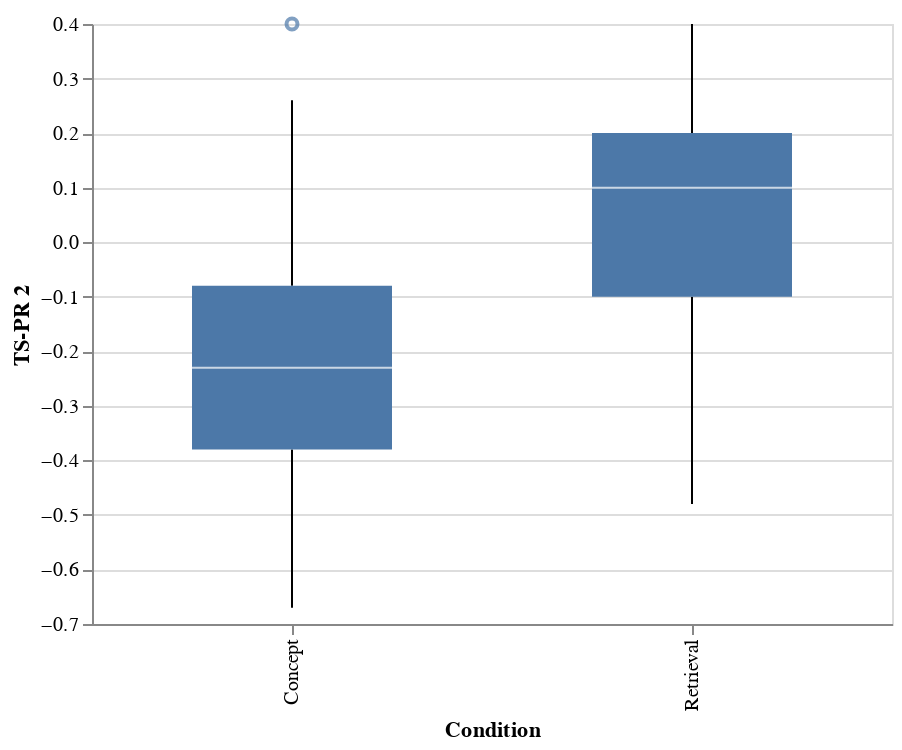

Write notebook code for a chart like this one.
### Markdown cell above
# Question 3

How good were subjects at predicting how well they would do on the follow-up learning test? Calculate a measure of how well subjects predicted their performance and interpret the value in context. (Optionally, you may want to include a visualization as well.)

### Code cell
# YOUR CODE HERE
#c = a-b --> get the diff (cant do it inside Chart func)


df_kb["TS-PR 2"] = df_kb["TS2"] -  df_kb["PR2"]

print(df_kb.groupby("Condition")["TS-PR 2"].describe())
Chart(df_kb).mark_boxplot(size=100).encode(
    x="Condition:O",
    y="TS-PR 2:Q",
).properties(width=400)

### Figure 1 — Vega-Lite specification as saved in the notebook (floating-point values rounded to 4 significant figures)
{"config": {"view": {"continuousWidth": 400, "continuousHeight": 300}}, "data": {"name": "data-7a8ff401d48080de2620d26a3c22c9e4"}, "mark": {"type": "boxplot", "size": 100}, "encoding": {"x": {"field": "Condition", "type": "ordinal"}, "y": {"field": "TS-PR 2", "type": "quantitative"}}, "width": 400, "$schema": "https://vega.github.io/schema/vega-lite/v4.17.0.json", "datasets": {"data-7a8ff401d48080de2620d26a3c22c9e4": [{"ID": "KB1", "Age": 18, "Gender": "Female", "Date.P1": "11/21/16", "Date.P2": "11/28/16", "Condition": "Concept", "IC.1": 1, "IC.2": 1, "Comp.1": 1, "Comp.2": 1, "PR.1": 1.0, "PR.2": 0.8, "MCS.1": 0.75, "Scorer.1": "NK", "MCS.2": 0.67, "Scorer.2": "TT", "MCS.avg": 0.71, "R1CS.1": null, "Scorer.1.1": null, "R1CS.2": null, "Scorer.2.1": null, "R1CS.avg": null, "R2CS.1": null, "Scorer.1.2": null, "R2CS.2": null, "Scorer.2.2": null, "R2CS.avg": null, "TS.1": 0.36, "Scorer.1.3": "NK", "TS.2": 0.42, "Scorer.2.3": "MS", "TS.avg": 0.39, "Exc.1": 0, "Exc.2": 0, "Collection": 1, "PR2": 0.8, "TS2": 0.42, "TS-PR 2": -0.38}, {"ID": "KB2", "Age": 18, "Gender": "Male", "Date.P1": "11/21/16", "Date.P2": "11/28/16", "Condition": "Concept", "IC.1": 1, "IC.2": 1, "Comp.1": 1, "Comp.2": 1, "PR.1": 0.0, "PR.2": 0.7, "MCS.1": 0.4, "Scorer.1": "NK", "MCS.2": 0.367, "Scorer.2": "TT", "MCS.avg": 0.3835, "R1CS.1": null, "Scorer.1.1": null, "R1CS.2": null, "Scorer.2.1": null, "R1CS.avg": null, "R2CS.1": null, "Scorer.1.2": null, "R2CS.2": null, "Scorer.2.2": null, "R2CS.avg": null, "TS.1": 0.48, "Scorer.1.3": "MS", "TS.2": 0.36, "Scorer.2.3": "NK", "TS.avg": 0.42, "Exc.1": 0, "Exc.2": 0, "Collection": 1, "PR2": 0.7, "TS2": 0.36, "TS-PR 2": -0.34}, {"ID": "KB3", "Age": 18, "Gender": "Male", "Date.P1": "11/21/16", "Date.P2": "11/28/16", "Condition": "Concept", "IC.1": 1, "IC.2": 1, "Comp.1": 1, "Comp.2": 1, "PR.1": 0.0, "PR.2": 0.7, "MCS.1": 0.433, "Scorer.1": "NK", "MCS.2": 0.55, "Scorer.2": "MS", "MCS.avg": 0.4915, "R1CS.1": null, "Scorer.1.1": null, "R1CS.2": null, "Scorer.2.1": null, "R1CS.avg": null, "R2CS.1": null, "Scorer.1.2": null, "R2CS.2": null, "Scorer.2.2": null, "R2CS.avg": null, "TS.1": 0.08, "Scorer.1.3": "NK", "TS.2": 0.08, "Scorer.2.3": "MS", "TS.avg": 0.08, "Exc.1": 0, "Exc.2": 0, "Collection": 1, "PR2": 0.7, "TS2": 0.08, "TS-PR 2": -0.62}, {"ID": "KB4", "Age": 19, "Gender": "Female", "Date.P1": "11/21/16", "Date.P2": "11/28/16", "Condition": "Concept", "IC.1": 1, "IC.2": 1, "Comp.1": 1, "Comp.2": 1, "PR.1": 0.0, "PR.2": 0.7, "MCS.1": 0.317, "Scorer.1": "NK", "MCS.2": 0.333, "Scorer.2": "MS", "MCS.avg": 0.325, "R1CS.1": null, "Scorer.1.1": null, "R1CS.2": null, "Scorer.2.1": null, "R1CS.avg": null, "R2CS.1": null, "Scorer.1.2": null, "R2CS.2": null, "Scorer.2.2": null, "R2CS.avg": null, "TS.1": 0.44, "Scorer.1.3": "MS", "TS.2": 0.42, "Scorer.2.3": "NK", "TS.avg": 0.43, "Exc.1": 0, "Exc.2": 0, "Collection": 1, "PR2": 0.7, "TS2": 0.42, "TS-PR 2": -0.28}, {"ID": "KB5", "Age": 19, "Gender": "Female", "Date.P1": "11/22/16", "Date.P2": "11/29/16", "Condition": "Concept", "IC.1": 1, "IC.2": 1, "Comp.1": 1, "Comp.2": 1, "PR.1": 0.0, "PR.2": 0.95, "MCS.1": 0.683, "Scorer.1": "NK", "MCS.2": 0.717, "Scorer.2": "MS", "MCS.avg": 0.7, "R1CS.1": null, "Scorer.1.1": null, "R1CS.2": null, "Scorer.2.1": null, "R1CS.avg": null, "R2CS.1": null, "Scorer.1.2": null, "R2CS.2": null, "Scorer.2.2": null, "R2CS.avg": null, "TS.1": 0.26, "Scorer.1.3": "NK", "TS.2": 0.28, "Scorer.2.3": "MS", "TS.avg": 0.27, "Exc.1": 0, "Exc.2": 0, "Collection": 1, "PR2": 0.95, "TS2": 0.28, "TS-PR 2": -0.67}, {"ID": "KB6", "Age": 19, "Gender": "Male", "Date.P1": "11/22/16", "Date.P2": "11/29/16", "Condition": "Concept", "IC.1": 1, "IC.2": 1, "Comp.1": 1, "Comp.2": 1, "PR.1": 1.0, "PR.2": 0.6, "MCS.1": 0.817, "Scorer.1": "NK", "MCS.2": 0.783, "Scorer.2": "MS", "MCS.avg": 0.8, "R1CS.1": null, "Scorer.1.1": null, "R1CS.2": null, "Scorer.2.1": null, "R1CS.avg": null, "R2CS.1": null, "Scorer.1.2": null, "R2CS.2": null, "Scorer.2.2": null, "R2CS.avg": null, "TS.1": 0.4, "Scorer.1.3": "NK", "TS.2": 0.46, "Scorer.2.3": "MS", "TS.avg": 0.43, "Exc.1": 0, "Exc.2": 0, "Collection": 1, "PR2": 0.6, "TS2": 0.46, "TS-PR 2": -0.14}, {"ID": "KB7", "Age": 18, "Gender": "Male", "Date.P1": "11/22/16", "Date.P2": "12/6/16", "Condition": "Concept", "IC.1": 1, "IC.2": 1, "Comp.1": 1, "Comp.2": 1, "PR.1": 1.0, "PR.2": 0.6, "MCS.1": 0.733, "Scorer.1": "NK", "MCS.2": 0.767, "Scorer.2": "MS", "MCS.avg": 0.75, "R1CS.1": null, "Scorer.1.1": null, "R1CS.2": null, "Scorer.2.1": null, "R1CS.avg": null, "R2CS.1": null, "Scorer.1.2": null, "R2CS.2": null, "Scorer.2.2": null, "R2CS.avg": null, "TS.1": 0.38, "Scorer.1.3": "MS", "TS.2": 0.36, "Scorer.2.3": "CB", "TS.avg": 0.37, "Exc.1": 0, "Exc.2": 0, "Collection": 1, "PR2": 0.6, "TS2": 0.36, "TS-PR 2": -0.24}, {"ID": "KB8", "Age": 20, "Gender": "Male", "Date.P1": "11/22/16", "Date.P2": "11/29/16", "Condition": "Concept", "IC.1": 1, "IC.2": 1, "Comp.1": 1, "Comp.2": 1, "PR.1": 1.0, "PR.2": 0.5, "MCS.1": 0.35, "Scorer.1": "NK", "MCS.2": 0.333, "Scorer.2": "MS", "MCS.avg": 0.3415, "R1CS.1": null, "Scorer.1.1": null, "R1CS.2": null, "Scorer.2.1": null, "R1CS.avg": null, "R2CS.1": null, "Scorer.1.2": null, "R2CS.2": null, "Scorer.2.2": null, "R2CS.avg": null, "TS.1": 0.44, "Scorer.1.3": "NK", "TS.2": 0.46, "Scorer.2.3": "MS", "TS.avg": 0.45, "Exc.1": 0, "Exc.2": 0, "Collection": 1, "PR2": 0.5, "TS2": 0.46, "TS-PR 2": -0.04}, {"ID": "KB9", "Age": 20, "Gender": "Male", "Date.P1": "11/22/16", "Date.P2": "11/28/16", "Condition": "Concept", "IC.1": 1, "IC.2": 1, "Comp.1": 1, "Comp.2": 1, "PR.1": 0.0, "PR.2": 0.6, "MCS.1": 0.65, "Scorer.1": "NK", "MCS.2": 0.65, "Scorer.2": "MS", "MCS.avg": 0.65, "R1CS.1": null, "Scorer.1.1": null, "R1CS.2": null, "Scorer.2.1": null, "R1CS.avg": null, "R2CS.1": null, "Scorer.1.2": null, "R2CS.2": null, "Scorer.2.2": null, "R2CS.avg": null, "TS.1": 0.64, "Scorer.1.3": "MS", "TS.2": 0.58, "Scorer.2.3": "NK", "TS.avg": 0.61, "Exc.1": 0, "Exc.2": 0, "Collection": 1, "PR2": 0.6, "TS2": 0.58, "TS-PR 2": -0.02}, {"ID": "KB10", "Age": 20, "Gender": "Female", "Date.P1": "11/29/16", "Date.P2": "12/6/16", "Condition": "Concept", "IC.1": 1, "IC.2": 1, "Comp.1": 1, "Comp.2": 1, "PR.1": 1.0, "PR.2": 0.9, "MCS.1": 0.817, "Scorer.1": "NK", "MCS.2": 0.783, "Scorer.2": "MS", "MCS.avg": 0.8, "R1CS.1": null, "Scorer.1.1": null, "R1CS.2": null, "Scorer.2.1": null, "R1CS.avg": null, "R2CS.1": null, "Scorer.1.2": null, "R2CS.2": null, "Scorer.2.2": null, "R2CS.avg": null, "TS.1": 0.66, "Scorer.1.3": "NK", "TS.2": 0.7, "Scorer.2.3": "MS", "TS.avg": 0.68, "Exc.1": 0, "Exc.2": 0, "Collection": 1, "PR2": 0.9, "TS2": 0.7, "TS-PR 2": -0.2}, {"ID": "KB11", "Age": 21, "Gender": "Female", "Date.P1": "11/21/16", "Date.P2": "11/28/16", "Condition": "Retrieval", "IC.1": 1, "IC.2": 1, "Comp.1": 1, "Comp.2": 1, "PR.1": null, "PR.2": 0.4, "MCS.1": null, "Scorer.1": null, "MCS.2": null, "Scorer.2": null, "MCS.avg": null, "R1CS.1": 0.6, "Scorer.1.1": "NK", "R1CS.2": 0.6, "Scorer.2.1": "TT", "R1CS.avg": 0.6, "R2CS.1": 0.76, "Scorer.1.2": "NK", "R2CS.2": 0.783, "Scorer.2.2": "TT", "R2CS.avg": 0.772, "TS.1": 0.38, "Scorer.1.3": "MS", "TS.2": 0.3, "Scorer.2.3": "NK", "TS.avg": 0.34, "Exc.1": 0, "Exc.2": 0, "Collection": 1, "PR2": 0.4, "TS2": 0.3, "TS-PR 2": -0.1}, {"ID": "KB12", "Age": 18, "Gender": "Female", "Date.P1": "11/21/16", "Date.P2": "11/29/16", "Condition": "Retrieval", "IC.1": 1, "IC.2": 1, "Comp.1": 1, "Comp.2": 1, "PR.1": null, "PR.2": 0.6, "MCS.1": null, "Scorer.1": null, "MCS.2": null, "Scorer.2": null, "MCS.avg": null, "R1CS.1": 0.81, "Scorer.1.1": "NK", "R1CS.2": 0.85, "Scorer.2.1": "TT", "R1CS.avg": 0.83, "R2CS.1": 0.93, "Scorer.1.2": "NK", "R2CS.2": 0.933, "Scorer.2.2": "TT", "R2CS.avg": 0.932, "TS.1": 0.76, "Scorer.1.3": "NK", "TS.2": 0.82, "Scorer.2.3": "MS", "TS.avg": 0.79, "Exc.1": 0, "Exc.2": 0, "Collection": 1, "PR2": 0.6, "TS2": 0.82, "TS-PR 2": 0.22}, {"ID": "KB13", "Age": 20, "Gender": "Female", "Date.P1": "11/21/16", "Date.P2": "11/28/16", "Condition": "Retrieval", "IC.1": 1, "IC.2": 1, "Comp.1": 1, "Comp.2": 1, "PR.1": null, "PR.2": 0.9, "MCS.1": null, "Scorer.1": null, "MCS.2": null, "Scorer.2": null, "MCS.avg": null, "R1CS.1": 0.63, "Scorer.1.1": "NK", "R1CS.2": 0.617, "Scorer.2.1": "TT", "R1CS.avg": 0.624, "R2CS.1": 0.76, "Scorer.1.2": "NK", "R2CS.2": 0.8, "Scorer.2.2": "TT", "R2CS.avg": 0.78, "TS.1": 0.8, "Scorer.1.3": "MS", "TS.2": 0.8, "Scorer.2.3": "NK", "TS.avg": 0.8, "Exc.1": 0, "Exc.2": 0, "Collection": 1, "PR2": 0.9, "TS2": 0.8, "TS-PR 2": -0.1}, {"ID": "KB14", "Age": 19, "Gender": "Female", "Date.P1": "11/21/16", "Date.P2": "11/28/16", "Condition": "Retrieval", "IC.1": 1, "IC.2": 1, "Comp.1": 1, "Comp.2": 1, "PR.1": null, "PR.2": 0.7, "MCS.1": null, "Scorer.1": null, "MCS.2": null, "Scorer.2": null, "MCS.avg": null, "R1CS.1": 0.56, "Scorer.1.1": "NK", "R1CS.2": 0.567, "Scorer.2.1": "TT", "R1CS.avg": 0.564, "R2CS.1": 0.18, "Scorer.1.2": "NK", "R2CS.2": 0.167, "Scorer.2.2": "TT", "R2CS.avg": 0.174, "TS.1": 0.48, "Scorer.1.3": "MS", "TS.2": 0.4, "Scorer.2.3": "NK", "TS.avg": 0.44, "Exc.1": 0, "Exc.2": 0, "Collection": 1, "PR2": 0.7, "TS2": 0.4, "TS-PR 2": -0.3}, {"ID": "KB15", "Age": 18, "Gender": "Female", "Date.P1": "11/22/16", "Date.P2": "11/29/16", "Condition": "Retrieval", "IC.1": 1, "IC.2": 1, "Comp.1": 1, "Comp.2": 1, "PR.1": null, "PR.2": 0.3, "MCS.1": null, "Scorer.1": null, "MCS.2": null, "Scorer.2": null, "MCS.avg": null, "R1CS.1": 0.4, "Scorer.1.1": "TT", "R1CS.2": 0.35, "Scorer.2.1": "LH", "R1CS.avg": 0.375, "R2CS.1": 0.483, "Scorer.1.2": "TT", "R2CS.2": 0.55, "Scorer.2.2": "LH", "R2CS.avg": 0.517, "TS.1": 0.34, "Scorer.1.3": "MS", "TS.2": 0.34, "Scorer.2.3": "CB", "TS.avg": 0.34, "Exc.1": 0, "Exc.2": 0, "Collection": 1, "PR2": 0.3, "TS2": 0.34, "TS-PR 2": 0.04}, {"ID": "KB16", "Age": 19, "Gender": "Male", "Date.P1": "11/22/16", "Date.P2": "11/29/16", "Condition": "Retrieval", "IC.1": 1, "IC.2": 1, "Comp.1": 1, "Comp.2": 1, "PR.1": null, "PR.2": 0.4, "MCS.1": null, "Scorer.1": null, "MCS.2": null, "Scorer.2": null, "MCS.avg": null, "R1CS.1": 0.5, "Scorer.1.1": "TT", "R1CS.2": 0.55, "Scorer.2.1": "LH", "R1CS.avg": 0.525, "R2CS.1": 0.8, "Scorer.1.2": "TT", "R2CS.2": 0.83, "Scorer.2.2": "LH", "R2CS.avg": 0.82, "TS.1": 0.6, "Scorer.1.3": "NK", "TS.2": 0.6, "Scorer.2.3": "MS", "TS.avg": 0.6, "Exc.1": 0, "Exc.2": 0, "Collection": 1, "PR2": 0.4, "TS2": 0.6, "TS-PR 2": 0.2}, {"ID": "KB18", "Age": 20, "Gender": "Male", "Date.P1": "11/22/16", "Date.P2": "11/29/16", "Condition": "Retrieval", "IC.1": 1, "IC.2": 1, "Comp.1": 1, "Comp.2": 1, "PR.1": null, "PR.2": 0.7, "MCS.1": null, "Scorer.1": null, "MCS.2": null, "Scorer.2": null, "MCS.avg": null, "R1CS.1": 0.7, "Scorer.1.1": "TT", "R1CS.2": 0.67, "Scorer.2.1": "LH", "R1CS.avg": 0.685, "R2CS.1": 0.8, "Scorer.1.2": "TT", "R2CS.2": 0.883, "Scorer.2.2": "LH", "R2CS.avg": 0.842, "TS.1": 0.6, "Scorer.1.3": "MS", "TS.2": 0.64, "Scorer.2.3": "CB", "TS.avg": 0.62, "Exc.1": 0, "Exc.2": 0, "Collection": 1, "PR2": 0.7, "TS2": 0.64, "TS-PR 2": -0.06}, {"ID": "KB19", "Age": 21, "Gender": "Female", "Date.P1": "11/29/16", "Date.P2": "12/6/16", "Condition": "Retrieval", "IC.1": 1, "IC.2": 1, "Comp.1": 1, "Comp.2": 1, "PR.1": null, "PR.2": 0.4, "MCS.1": null, "Scorer.1": null, "MCS.2": null, "Scorer.2": null, "MCS.avg": null, "R1CS.1": 0.57, "Scorer.1.1": "LH", "R1CS.2": 0.65, "Scorer.2.1": "TT", "R1CS.avg": 0.61, "R2CS.1": 0.73, "Scorer.1.2": "LH", "R2CS.2": 0.817, "Scorer.2.2": "TT", "R2CS.avg": 0.774, "TS.1": 0.72, "Scorer.1.3": "NK", "TS.2": 0.74, "Scorer.2.3": "MS", "TS.avg": 0.73, "Exc.1": 0, "Exc.2": 0, "Collection": 1, "PR2": 0.4, "TS2": 0.74, "TS-PR 2": 0.34}, {"ID": "KB20", "Age": 17, "Gender": "Male", "Date.P1": "11/29/16", "Date.P2": "12/6/16", "Condition": "Retrieval", "IC.1": 1, "IC.2": 1, "Comp.1": 1, "Comp.2": 1, "PR.1": null, "PR.2": 0.6, "MCS.1": null, "Scorer.1": null, "MCS.2": null, "Scorer.2": null, "MCS.avg": null, "R1CS.1": 0.583, "Scorer.1.1": "LH", "R1CS.2": 0.633, "Scorer.2.1": "TT", "R1CS.avg": 0.61, "R2CS.1": 0.733, "Scorer.1.2": "LH", "R2CS.2": 0.767, "Scorer.2.2": "TT", "R2CS.avg": 0.75, "TS.1": 0.62, "Scorer.1.3": "NK", "TS.2": 0.62, "Scorer.2.3": "CB", "TS.avg": 0.62, "Exc.1": 0, "Exc.2": 0, "Collection": 1, "PR2": 0.6, "TS2": 0.62, "TS-PR 2": 0.02}, {"ID": "KB21", "Age": 20, "Gender": "Male", "Date.P1": "11/29/16", "Date.P2": "12/6/16", "Condition": "Concept", "IC.1": 1, "IC.2": 1, "Comp.1": 1, "Comp.2": 1, "PR.1": 0.0, "PR.2": 0.8, "MCS.1": 0.55, "Scorer.1": "NK", "MCS.2": 0.583, "Scorer.2": "CB", "MCS.avg": 0.567, "R1CS.1": null, "Scorer.1.1": null, "R1CS.2": null, "Scorer.2.1": null, "R1CS.avg": null, "R2CS.1": null, "Scorer.1.2": null, "R2CS.2": null, "Scorer.2.2": null, "R2CS.avg": null, "TS.1": 0.56, "Scorer.1.3": "MS", "TS.2": 0.6, "Scorer.2.3": "CB", "TS.avg": 0.58, "Exc.1": 0, "Exc.2": 0, "Collection": 1, "PR2": 0.8, "TS2": 0.6, "TS-PR 2": -0.2}, {"ID": "KB22", "Age": 18, "Gender": "Male", "Date.P1": "11/29/16", "Date.P2": "12/6/16", "Condition": "Concept", "IC.1": 1, "IC.2": 1, "Comp.1": 1, "Comp.2": 1, "PR.1": 0.0, "PR.2": 0.6, "MCS.1": 0.417, "Scorer.1": "NK", "MCS.2": 0.433, "Scorer.2": "CB", "MCS.avg": 0.425, "R1CS.1": null, "Scorer.1.1": null, "R1CS.2": null, "Scorer.2.1": null, "R1CS.avg": null, "R2CS.1": null, "Scorer.1.2": null, "R2CS.2": null, "Scorer.2.2": null, "R2CS.avg": null, "TS.1": 0.18, "Scorer.1.3": "NK", "TS.2": 0.2, "Scorer.2.3": "MS", "TS.avg": 0.19, "Exc.1": 0, "Exc.2": 0, "Collection": 1, "PR2": 0.6, "TS2": 0.2, "TS-PR 2": -0.4}, {"ID": "KB23", "Age": 21, "Gender": "Male", "Date.P1": "11/29/16", "Date.P2": "12/6/16", "Condition": "Concept", "IC.1": 1, "IC.2": 1, "Comp.1": 1, "Comp.2": 1, "PR.1": 0.0, "PR.2": 0.9, "MCS.1": 0.56, "Scorer.1": "MS", "MCS.2": 0.45, "Scorer.2": "CB", "MCS.avg": 0.505, "R1CS.1": null, "Scorer.1.1": null, "R1CS.2": null, "Scorer.2.1": null, "R1CS.avg": null, "R2CS.1": null, "Scorer.1.2": null, "R2CS.2": null, "Scorer.2.2": null, "R2CS.avg": null, "TS.1": 0.68, "Scorer.1.3": "MS", "TS.2": 0.68, "Scorer.2.3": "CB", "TS.avg": 0.68, "Exc.1": 0, "Exc.2": 0, "Collection": 1, "PR2": 0.9, "TS2": 0.68, "TS-PR 2": -0.22}, {"ID": "KB24", "Age": 18, "Gender": "Male", "Date.P1": "11/29/16", "Date.P2": "12/6/16", "Condition": "Concept", "IC.1": 1, "IC.2": 1, "Comp.1": 1, "Comp.2": 1, "PR.1": 1.0, "PR.2": 0.9, "MCS.1": 0.917, "Scorer.1": "MS", "MCS.2": 0.8, "Scorer.2": "NK", "MCS.avg": 0.859, "R1CS.1": null, "Scorer.1.1": null, "R1CS.2": null, "Scorer.2.1": null, "R1CS.avg": null, "R2CS.1": null, "Scorer.1.2": null, "R2CS.2": null, "Scorer.2.2": null, "R2CS.avg": null, "TS.1": 0.54, "Scorer.1.3": "NK", "TS.2": 0.52, "Scorer.2.3": "MS", "TS.avg": 0.53, "Exc.1": 0, "Exc.2": 0, "Collection": 1, "PR2": 0.9, "TS2": 0.52, "TS-PR 2": -0.38}, {"ID": "KB25", "Age": 19, "Gender": "Male", "Date.P1": "11/29/16", "Date.P2": "12/6/16", "Condition": "Concept", "IC.1": 1, "IC.2": 1, "Comp.1": 1, "Comp.2": 1, "PR.1": 1.0, "PR.2": 0.6, "MCS.1": 0.683, "Scorer.1": "MS", "MCS.2": 0.667, "Scorer.2": "NK", "MCS.avg": 0.675, "R1CS.1": null, "Scorer.1.1": null, "R1CS.2": null, "Scorer.2.1": null, "R1CS.avg": null, "R2CS.1": null, "Scorer.1.2": null, "R2CS.2": null, "Scorer.2.2": null, "R2CS.avg": null, "TS.1": 0.56, "Scorer.1.3": "NK", "TS.2": 0.62, "Scorer.2.3": "MS", "TS.avg": 0.59, "Exc.1": 0, "Exc.2": 0, "Collection": 1, "PR2": 0.6, "TS2": 0.62, "TS-PR 2": 0.02}, {"ID": "KB26", "Age": 18, "Gender": "Female", "Date.P1": "11/29/16", "Date.P2": "12/6/16", "Condition": "Concept", "IC.1": 1, "IC.2": 1, "Comp.1": 1, "Comp.2": 1, "PR.1": 1.0, "PR.2": 0.7, "MCS.1": 0.667, "Scorer.1": "TT", "MCS.2": 0.65, "Scorer.2": "NK", "MCS.avg": 0.659, "R1CS.1": null, "Scorer.1.1": null, "R1CS.2": null, "Scorer.2.1": null, "R1CS.avg": null, "R2CS.1": null, "Scorer.1.2": null, "R2CS.2": null, "Scorer.2.2": null, "R2CS.avg": null, "TS.1": 0.3, "Scorer.1.3": "MS", "TS.2": 0.3, "Scorer.2.3": "CB", "TS.avg": 0.3, "Exc.1": 0, "Exc.2": 0, "Collection": 1, "PR2": 0.7, "TS2": 0.3, "TS-PR 2": -0.4}, {"ID": "KB27", "Age": 18, "Gender": "Male", "Date.P1": "11/29/16", "Date.P2": "12/6/16", "Condition": "Concept", "IC.1": 1, "IC.2": 1, "Comp.1": 1, "Comp.2": 1, "PR.1": 1.0, "PR.2": 0.7, "MCS.1": 0.5, "Scorer.1": "NK", "MCS.2": 0.5, "Scorer.2": "MS", "MCS.avg": 0.5, "R1CS.1": null, "Scorer.1.1": null, "R1CS.2": null, "Scorer.2.1": null, "R1CS.avg": null, "R2CS.1": null, "Scorer.1.2": null, "R2CS.2": null, "Scorer.2.2": null, "R2CS.avg": null, "TS.1": 0.52, "Scorer.1.3": "MS", "TS.2": 0.52, "Scorer.2.3": "CB", "TS.avg": 0.52, "Exc.1": 0, "Exc.2": 0, "Collection": 1, "PR2": 0.7, "TS2": 0.52, "TS-PR 2": -0.18}, {"ID": "KB28", "Age": 18, "Gender": "Male", "Date.P1": "11/29/16", "Date.P2": "12/2/16", "Condition": "Concept", "IC.1": 1, "IC.2": 1, "Comp.1": 1, "Comp.2": 1, "PR.1": 1.0, "PR.2": 0.5, "MCS.1": 0.55, "Scorer.1": "NK", "MCS.2": 0.617, "Scorer.2": "MS", "MCS.avg": 0.583, "R1CS.1": null, "Scorer.1.1": null, "R1CS.2": null, "Scorer.2.1": null, "R1CS.avg": null, "R2CS.1": null, "Scorer.1.2": null, "R2CS.2": null, "Scorer.2.2": null, "R2CS.avg": null, "TS.1": 0.42, "Scorer.1.3": "NK", "TS.2": 0.44, "Scorer.2.3": "MS", "TS.avg": 0.43, "Exc.1": 0, "Exc.2": 0, "Collection": 1, "PR2": 0.5, "TS2": 0.44, "TS-PR 2": -0.06}, {"ID": "KB29", "Age": 19, "Gender": "Male", "Date.P1": "1/23/17", "Date.P2": "1/31/17", "Condition": "Concept", "IC.1": 1, "IC.2": 1, "Comp.1": 1, "Comp.2": 1, "PR.1": 1.0, "PR.2": 0.9, "MCS.1": 0.867, "Scorer.1": "TT", "MCS.2": 0.85, "Scorer.2": "NK", "MCS.avg": 0.8585, "R1CS.1": null, "Scorer.1.1": null, "R1CS.2": null, "Scorer.2.1": null, "R1CS.avg": null, "R2CS.1": null, "Scorer.1.2": null, "R2CS.2": null, "Scorer.2.2": null, "R2CS.avg": null, "TS.1": 0.6, "Scorer.1.3": "LH", "TS.2": 0.6, "Scorer.2.3": "TT", "TS.avg": 0.6, "Exc.1": 0, "Exc.2": 0, "Collection": 1, "PR2": 0.9, "TS2": 0.6, "TS-PR 2": -0.3}, {"ID": "KB30", "Age": 18, "Gender": "Female", "Date.P1": "1/23/17", "Date.P2": "1/31/17", "Condition": "Concept", "IC.1": 1, "IC.2": 1, "Comp.1": 1, "Comp.2": 1, "PR.1": 1.0, "PR.2": 0.4, "MCS.1": 0.76, "Scorer.1": "NK", "MCS.2": 0.783, "Scorer.2": "TT", "MCS.avg": 0.767, "R1CS.1": null, "Scorer.1.1": null, "R1CS.2": null, "Scorer.2.1": null, "R1CS.avg": null, "R2CS.1": null, "Scorer.1.2": null, "R2CS.2": null, "Scorer.2.2": null, "R2CS.avg": null, "TS.1": 0.8, "Scorer.1.3": "LH", "TS.2": 0.8, "Scorer.2.3": "NK", "TS.avg": 0.8, "Exc.1": 0, "Exc.2": 0, "Collection": 1, "PR2": 0.4, "TS2": 0.8, "TS-PR 2": 0.4}, {"ID": "KB31", "Age": 19, "Gender": "Female", "Date.P1": "1/23/17", "Date.P2": "2/1/17", "Condition": "Concept", "IC.1": 1, "IC.2": 1, "Comp.1": 1, "Comp.2": 1, "PR.1": 1.0, "PR.2": 0.6, "MCS.1": 0.733, "Scorer.1": "TT", "MCS.2": 0.75, "Scorer.2": "NK", "MCS.avg": 0.74, "R1CS.1": null, "Scorer.1.1": null, "R1CS.2": null, "Scorer.2.1": null, "R1CS.avg": null, "R2CS.1": null, "Scorer.1.2": null, "R2CS.2": null, "Scorer.2.2": null, "R2CS.avg": null, "TS.1": 0.22, "Scorer.1.3": "LH", "TS.2": 0.22, "Scorer.2.3": "NK", "TS.avg": 0.22, "Exc.1": 0, "Exc.2": 0, "Collection": 1, "PR2": 0.6, "TS2": 0.22, "TS-PR 2": -0.38}, {"ID": "KB32", "Age": 18, "Gender": "Male", "Date.P1": "1/23/17", "Date.P2": "1/31/17", "Condition": "Concept", "IC.1": 1, "IC.2": 1, "Comp.1": 1, "Comp.2": 1, "PR.1": 0.0, "PR.2": 0.7, "MCS.1": 0.62, "Scorer.1": "NK", "MCS.2": 0.633, "Scorer.2": "TT", "MCS.avg": 0.623, "R1CS.1": null, "Scorer.1.1": null, "R1CS.2": null, "Scorer.2.1": null, "R1CS.avg": null, "R2CS.1": null, "Scorer.1.2": null, "R2CS.2": null, "Scorer.2.2": null, "R2CS.avg": null, "TS.1": 0.54, "Scorer.1.3": "LH", "TS.2": 0.46, "Scorer.2.3": "NK", "TS.avg": 0.5, "Exc.1": 0, "Exc.2": 0, "Collection": 1, "PR2": 0.7, "TS2": 0.46, "TS-PR 2": -0.24}, {"ID": "KB33", "Age": 21, "Gender": "Male", "Date.P1": "1/24/17", "Date.P2": "1/31/17", "Condition": "Concept", "IC.1": 1, "IC.2": 1, "Comp.1": 1, "Comp.2": 1, "PR.1": 1.0, "PR.2": 0.7, "MCS.1": 0.767, "Scorer.1": "TT", "MCS.2": 0.8, "Scorer.2": "NK", "MCS.avg": 0.785, "R1CS.1": null, "Scorer.1.1": null, "R1CS.2": null, "Scorer.2.1": null, "R1CS.avg": null, "R2CS.1": null, "Scorer.1.2": null, "R2CS.2": null, "Scorer.2.2": null, "R2CS.avg": null, "TS.1": 0.64, "Scorer.1.3": "LH", "TS.2": 0.64, "Scorer.2.3": "TT", "TS.avg": 0.64, "Exc.1": 0, "Exc.2": 0, "Collection": 1, "PR2": 0.7, "TS2": 0.64, "TS-PR 2": -0.06}, {"ID": "KB34", "Age": 22, "Gender": "Female", "Date.P1": "1/24/17", "Date.P2": "1/31/17", "Condition": "Retrieval", "IC.1": 1, "IC.2": 1, "Comp.1": 1, "Comp.2": 1, "PR.1": null, "PR.2": 0.8, "MCS.1": null, "Scorer.1": null, "MCS.2": null, "Scorer.2": null, "MCS.avg": null, "R1CS.1": 0.367, "Scorer.1.1": "TT", "R1CS.2": 0.383, "Scorer.2.1": "LH", "R1CS.avg": 0.375, "R2CS.1": 0.567, "Scorer.1.2": "TT", "R2CS.2": 0.6, "Scorer.2.2": "LH", "R2CS.avg": 0.584, "TS.1": 0.42, "Scorer.1.3": "LH", "TS.2": 0.32, "Scorer.2.3": "TT", "TS.avg": 0.37, "Exc.1": 0, "Exc.2": 0, "Collection": 1, "PR2": 0.8, "TS2": 0.32, "TS-PR 2": -0.48}, {"ID": "KB35", "Age": 19, "Gender": "Male", "Date.P1": "1/24/17", "Date.P2": "2/2/17", "Condition": "Retrieval", "IC.1": 1, "IC.2": 1, "Comp.1": 1, "Comp.2": 1, "PR.1": null, "PR.2": 0.9, "MCS.1": null, "Scorer.1": null, "MCS.2": null, "Scorer.2": null, "MCS.avg": null, "R1CS.1": 0.767, "Scorer.1.1": "TT", "R1CS.2": 0.8, "Scorer.2.1": "LH", "R1CS.avg": 0.784, "R2CS.1": 0.867, "Scorer.1.2": "TT", "R2CS.2": 0.9, "Scorer.2.2": "LH", "R2CS.avg": 0.884, "TS.1": 1.0, "Scorer.1.3": "LH", "TS.2": 1.0, "Scorer.2.3": "NK", "TS.avg": 1.0, "Exc.1": 0, "Exc.2": 0, "Collection": 1, "PR2": 0.9, "TS2": 1.0, "TS-PR 2": 0.1}, {"ID": "KB37", "Age": 20, "Gender": "Male", "Date.P1": "1/24/17", "Date.P2": "1/31/17", "Condition": "Retrieval", "IC.1": 1, "IC.2": 1, "Comp.1": 1, "Comp.2": 1, "PR.1": null, "PR.2": 0.8, "MCS.1": null, "Scorer.1": null, "MCS.2": null, "Scorer.2": null, "MCS.avg": null, "R1CS.1": 0.4, "Scorer.1.1": "TT", "R1CS.2": 0.5, "Scorer.2.1": "LH", "R1CS.avg": 0.45, "R2CS.1": 0.75, "Scorer.1.2": "TT", "R2CS.2": 0.8, "Scorer.2.2": "LH", "R2CS.avg": 0.775, "TS.1": 0.44, "Scorer.1.3": "LH", "TS.2": 0.44, "Scorer.2.3": "TT", "TS.avg": 0.44, "Exc.1": 0, "Exc.2": 0, "Collection": 1, "PR2": 0.8, "TS2": 0.44, "TS-PR 2": -0.36}, {"ID": "KB38", "Age": 19, "Gender": "Female", "Date.P1": "1/24/17", "Date.P2": "1/31/17", "Condition": "Concept", "IC.1": 1, "IC.2": 1, "Comp.1": 1, "Comp.2": 1, "PR.1": 1.0, "PR.2": 0.7, "MCS.1": 0.717, "Scorer.1": "NK", "MCS.2": 0.733, "Scorer.2": "TT", "MCS.avg": 0.725, "R1CS.1": null, "Scorer.1.1": null, "R1CS.2": null, "Scorer.2.1": null, "R1CS.avg": null, "R2CS.1": null, "Scorer.1.2": null, "R2CS.2": null, "Scorer.2.2": null, "R2CS.avg": null, "TS.1": 0.22, "Scorer.1.3": "LH", "TS.2": 0.18, "Scorer.2.3": "TT", "TS.avg": 0.2, "Exc.1": 0, "Exc.2": 0, "Collection": 1, "PR2": 0.7, "TS2": 0.18, "TS-PR 2": -0.52}, {"ID": "KB39", "Age": 19, "Gender": "Female", "Date.P1": "1/25/17", "Date.P2": "2/1/17", "Condition": "Concept", "IC.1": 1, "IC.2": 1, "Comp.1": 1, "Comp.2": 1, "PR.1": 0.0, "PR.2": 0.7, "MCS.1": 0.417, "Scorer.1": "NK", "MCS.2": 0.417, "Scorer.2": "TT", "MCS.avg": 0.417, "R1CS.1": null, "Scorer.1.1": null, "R1CS.2": null, "Scorer.2.1": null, "R1CS.avg": null, "R2CS.1": null, "Scorer.1.2": null, "R2CS.2": null, "Scorer.2.2": null, "R2CS.avg": null, "TS.1": 0.48, "Scorer.1.3": "LH", "TS.2": 0.5, "Scorer.2.3": "NK", "TS.avg": 0.49, "Exc.1": 0, "Exc.2": 0, "Collection": 1, "PR2": 0.7, "TS2": 0.5, "TS-PR 2": -0.2}, {"ID": "KB40", "Age": 20, "Gender": "Female", "Date.P1": "1/25/17", "Date.P2": "2/2/17", "Condition": "Retrieval", "IC.1": 1, "IC.2": 1, "Comp.1": 1, "Comp.2": 1, "PR.1": null, "PR.2": 0.4, "MCS.1": null, "Scorer.1": null, "MCS.2": null, "Scorer.2": null, "MCS.avg": null, "R1CS.1": 0.367, "Scorer.1.1": "TT", "R1CS.2": 0.4, "Scorer.2.1": "LH", "R1CS.avg": 0.384, "R2CS.1": 0.65, "Scorer.1.2": "TT", "R2CS.2": 0.717, "Scorer.2.2": "LH", "R2CS.avg": 0.683, "TS.1": 0.66, "Scorer.1.3": "LH", "TS.2": 0.6, "Scorer.2.3": "NK", "TS.avg": 0.63, "Exc.1": 0, "Exc.2": 0, "Collection": 1, "PR2": 0.4, "TS2": 0.6, "TS-PR 2": 0.2}, {"ID": "KB41", "Age": 19, "Gender": "Female", "Date.P1": "1/25/17", "Date.P2": "2/1/17", "Condition": "Retrieval", "IC.1": 1, "IC.2": 1, "Comp.1": 1, "Comp.2": 1, "PR.1": null, "PR.2": 0.6, "MCS.1": null, "Scorer.1": null, "MCS.2": null, "Scorer.2": null, "MCS.avg": null, "R1CS.1": 0.633, "Scorer.1.1": "TT", "R1CS.2": 0.733, "Scorer.2.1": "LH", "R1CS.avg": 0.683, "R2CS.1": 0.767, "Scorer.1.2": "TT", "R2CS.2": 0.833, "Scorer.2.2": "LH", "R2CS.avg": 0.8, "TS.1": 0.66, "Scorer.1.3": "LH", "TS.2": 0.7, "Scorer.2.3": "NK", "TS.avg": 0.68, "Exc.1": 0, "Exc.2": 0, "Collection": 1, "PR2": 0.6, "TS2": 0.7, "TS-PR 2": 0.1}, {"ID": "KB42", "Age": 19, "Gender": "Female", "Date.P1": "1/25/17", "Date.P2": "2/1/17", "Condition": "Retrieval", "IC.1": 1, "IC.2": 1, "Comp.1": 1, "Comp.2": 1, "PR.1": null, "PR.2": 0.4, "MCS.1": null, "Scorer.1": null, "MCS.2": null, "Scorer.2": null, "MCS.avg": null, "R1CS.1": 0.717, "Scorer.1.1": "TT", "R1CS.2": 0.683, "Scorer.2.1": "LH", "R1CS.avg": 0.7, "R2CS.1": 0.7, "Scorer.1.2": "TT", "R2CS.2": 0.7, "Scorer.2.2": "LH", "R2CS.avg": 0.7, "TS.1": 0.88, "Scorer.1.3": "LH", "TS.2": 0.8, "Scorer.2.3": "NK", "TS.avg": 0.84, "Exc.1": 0, "Exc.2": 0, "Collection": 1, "PR2": 0.4, "TS2": 0.8, "TS-PR 2": 0.4}, {"ID": "KB43", "Age": 18, "Gender": "Female", "Date.P1": "1/25/17", "Date.P2": "2/1/17", "Condition": "Retrieval", "IC.1": 1, "IC.2": 1, "Comp.1": 1, "Comp.2": 1, "PR.1": null, "PR.2": 0.4, "MCS.1": null, "Scorer.1": null, "MCS.2": null, "Scorer.2": null, "MCS.avg": null, "R1CS.1": 0.45, "Scorer.1.1": "TT", "R1CS.2": 0.467, "Scorer.2.1": "LH", "R1CS.avg": 0.458, "R2CS.1": 0.717, "Scorer.1.2": "TT", "R2CS.2": 0.717, "Scorer.2.2": "LH", "R2CS.avg": 0.717, "TS.1": 0.58, "Scorer.1.3": "LH", "TS.2": 0.54, "Scorer.2.3": "NK", "TS.avg": 0.56, "Exc.1": 0, "Exc.2": 0, "Collection": 1, "PR2": 0.4, "TS2": 0.54, "TS-PR 2": 0.14}, {"ID": "KB44", "Age": 20, "Gender": "Male", "Date.P1": "1/25/17", "Date.P2": "2/1/17", "Condition": "Concept", "IC.1": 1, "IC.2": 1, "Comp.1": 1, "Comp.2": 1, "PR.1": 0.0, "PR.2": 0.5, "MCS.1": 0.75, "Scorer.1": "TT", "MCS.2": 0.85, "Scorer.2": "NK", "MCS.avg": 0.8, "R1CS.1": null, "Scorer.1.1": null, "R1CS.2": null, "Scorer.2.1": null, "R1CS.avg": null, "R2CS.1": null, "Scorer.1.2": null, "R2CS.2": null, "Scorer.2.2": null, "R2CS.avg": null, "TS.1": 0.82, "Scorer.1.3": "LH", "TS.2": 0.76, "Scorer.2.3": "NK", "TS.avg": 0.79, "Exc.1": 0, "Exc.2": 0, "Collection": 1, "PR2": 0.5, "TS2": 0.76, "TS-PR 2": 0.26}, {"ID": "KB45", "Age": 19, "Gender": "Female", "Date.P1": "1/26/17", "Date.P2": "2/2/17", "Condition": "Retrieval", "IC.1": 1, "IC.2": 1, "Comp.1": 1, "Comp.2": 1, "PR.1": null, "PR.2": 0.5, "MCS.1": null, "Scorer.1": null, "MCS.2": null, "Scorer.2": null, "MCS.avg": null, "R1CS.1": 0.66, "Scorer.1.1": "NK", "R1CS.2": 0.817, "Scorer.2.1": "LH", "R1CS.avg": 0.738, "R2CS.1": 0.8, "Scorer.1.2": "NK", "R2CS.2": 0.85, "Scorer.2.2": "LH", "R2CS.avg": 0.825, "TS.1": 0.68, "Scorer.1.3": "LH", "TS.2": 0.68, "Scorer.2.3": "TT", "TS.avg": 0.68, "Exc.1": 0, "Exc.2": 0, "Collection": 1, "PR2": 0.5, "TS2": 0.68, "TS-PR 2": 0.18}]}}
